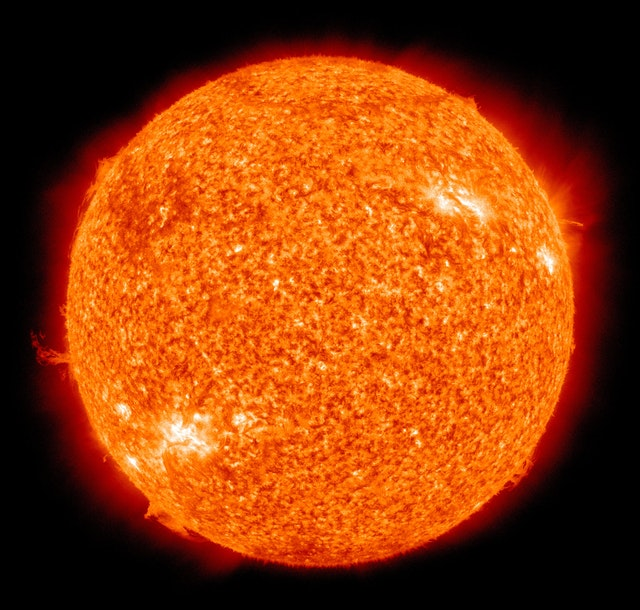
#> input picture Ex3/sun.jpeg, 640 x 610 px
$ python find_bright_spot.py   (older library calls are emulated)
#> lines starting #> are read from the running program, lines starting #| are printed output that depends on the picture; after the words box and inside, x2 and y2 are one past the last pixel; in counts of white or black regions, pixels touching at a corner belong together
import cv2
import numpy as np


image = cv2.imread("sun.jpeg")
#> image is the input picture: shape (610, 640, 3); mean B, G, R 10, 59.7, 143.3


BINARY_THRESHOLD = 20
CONNECTIVITY = 4
CIRCLE_RADIUS = 4


gray_image = cv2.cvtColor(image, cv2.COLOR_BGR2GRAY)
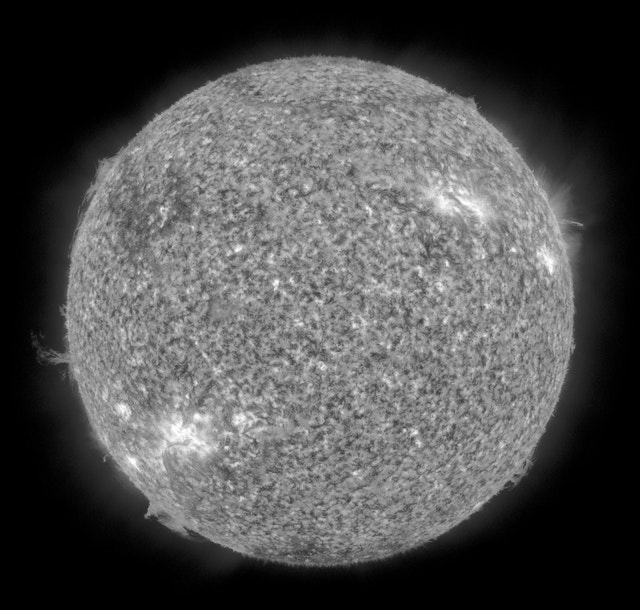
#> gray_image: shape (610, 640); min 0, max 255, mean 79
binary_image = cv2.Laplacian(gray_image, cv2.CV_8UC1)
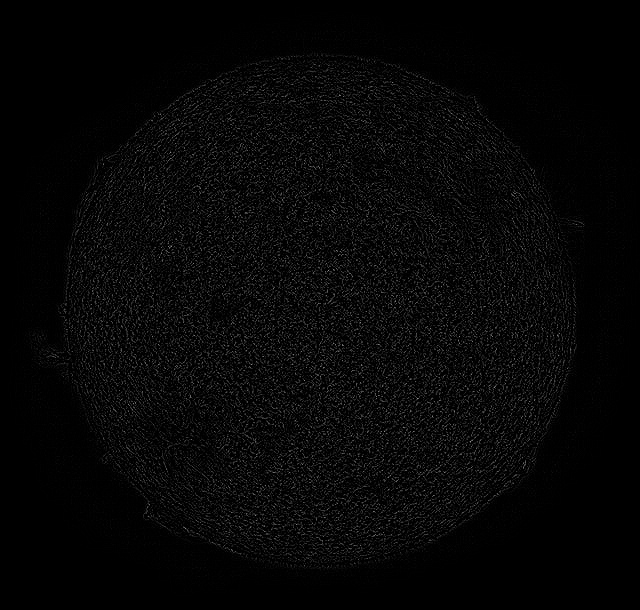
#> binary_image: shape (610, 640); min 0, max 149, mean 6.6
dilated_image = cv2.dilate(binary_image, np.ones((5, 5)))
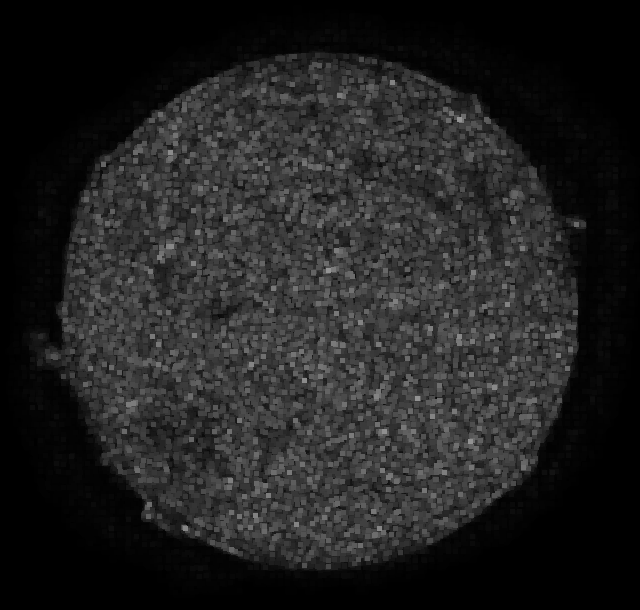
#> dilated_image: shape (610, 640); min 0, max 149, mean 33.1
not_needed, threshhold = cv2.threshold(dilated_image, BINARY_THRESHOLD, 255, cv2.THRESH_BINARY)
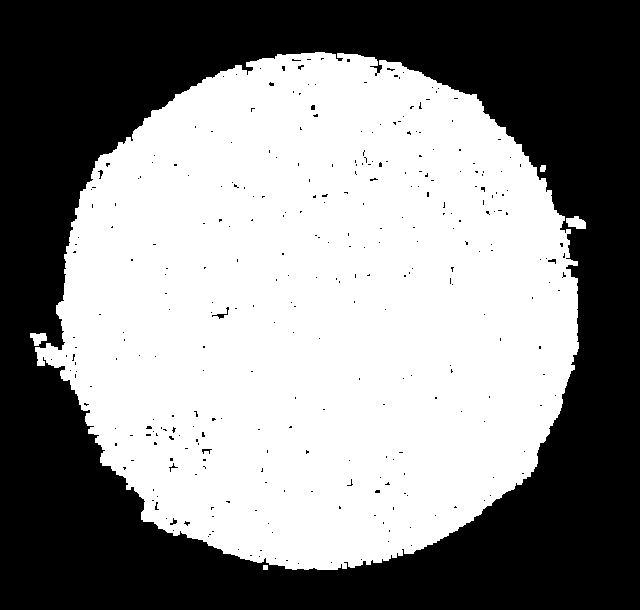
#> threshhold: shape (610, 640); 54.2% white; 316 black regions (310 under 20 px), largest, box (x1, y1, x2, y2) and area: (0, 0, 640, 610) 177684, (212, 307, 229, 319) 47, (202, 449, 212, 454) 25, (170, 518, 177, 525) 23, (548, 259, 556, 264) 22, (98, 170, 103, 179) 21
#> not_needed = 20
components = cv2.connectedComponentsWithStats(threshhold, CONNECTIVITY, cv2.CV_32S)


centers = components[3]
#> centers = [[321.5, 296.6], [317.8, 311.3], [542.5, 168], [575.9, 222.4], [38, 337.8], [265, 567]]
for c in centers:
    cv2.circle(threshhold, (int(c[0]), int(c[1])), CIRCLE_RADIUS, (255), thickness=-2)
#> this loop made 6 passes


cv2.imshow("result", threshhold)
cv2.waitKey(0)
